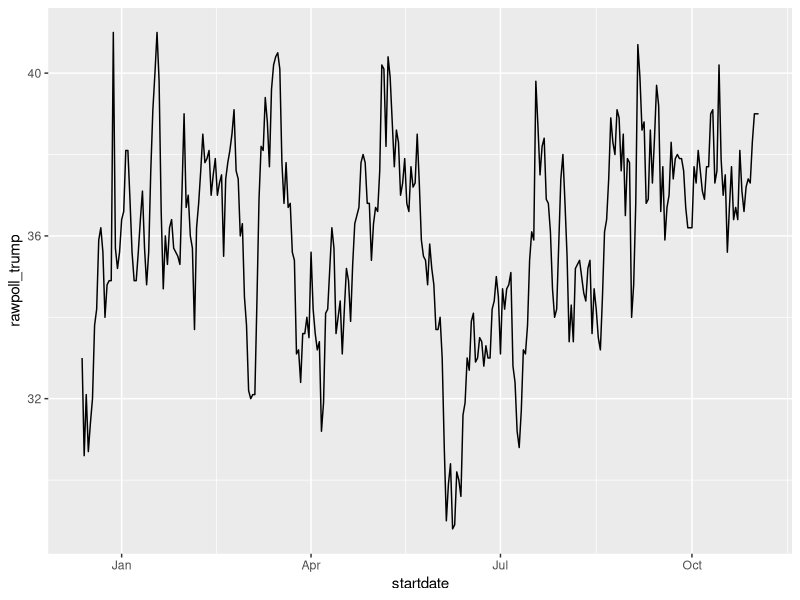
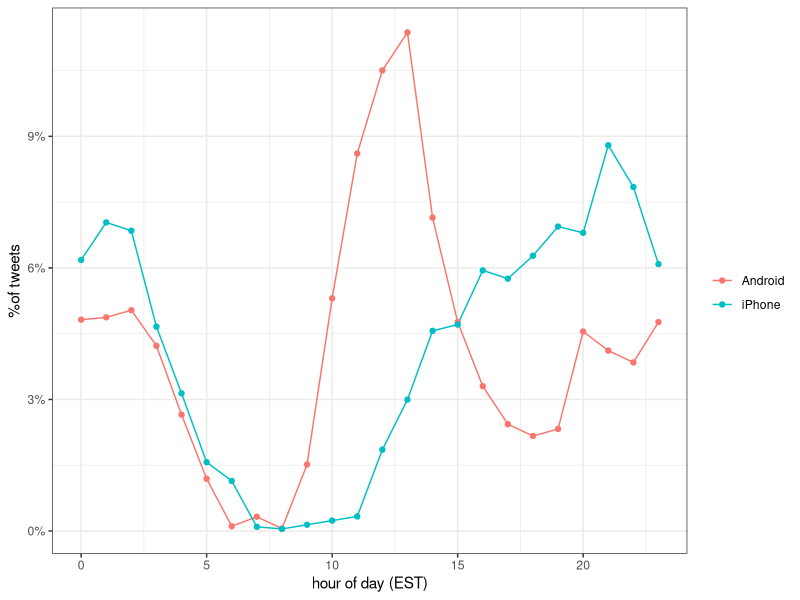

Here is the R script that generated these plots, in order: (Note: this script raises an error after producing the figures.)
#6.wrangling - 4 dates, times and text mining
#
# inspect the startdate column of 2016 polls data, a Date type
library(tidyverse)
library(dslabs)
data("polls_us_election_2016")
polls_us_election_2016$startdate %>% head
class(polls_us_election_2016$startdate)
as.numeric(polls_us_election_2016$startdate) %>% head

# ggplot is aware of dates
polls_us_election_2016 %>% filter(pollster == "Ipsos" & state =="U.S.") %>%
  ggplot(aes(startdate, rawpoll_trump)) +
  geom_line()

# lubridate: the tidyverse date package
library(lubridate)

# select some random dates from polls
set.seed(2)
dates <- sample(polls_us_election_2016$startdate, 10) %>% sort
dates

# extract month, day, year from date strings
data.frame(date = dates, 
           month = month(dates),
           day = day(dates),
           year = year(dates))

month(dates, label = TRUE)    # extract month label

# ymd works on mixed date styles
x <- c(20090101, "2009-01-02", "2009 01 03", "2009-1-4",
       "2009-1, 5", "Created on 2009 1 6", "200901 !!! 07")
ymd(x)

# different parsers extract year, month and day in different orders
x <- "09/01/02"
ymd(x)
mdy(x)
ydm(x)
myd(x)
dmy(x)
dym(x)

now()    # current time in your time zone
now("GMT")    # current time in GMT
now() %>% hour()    # current hour
now() %>% minute()    # current minute
now() %>% second()    # current second

#View all avaliable timezones
OlsonNames()

# parse time
x <- c("12:34:56")
hms(x)

#parse datetime
x <- "Nov/2/2012 12:34:56"
mdy_hms(x)
#
#
#
#Text mining - Trump Tweets
library(tidyverse)
library(ggplot2)
library(lubridate)
library(tidyr)
library(scales)
library(purrr)
set.seed(1)

#pull tweet data, already available:
library(dslabs)
data("trump_tweets")

#examine tweets
head(trump_tweets)

#examine text
trump_tweets %>% select(text) %>% head

#View the counts by source/device, arrange in descending order
trump_tweets %>% count(source) %>%arrange(desc(n))

#remove 'twitter' from source name and filter out retweets
trump_tweets %>%
  extract(source, "source", "Twitter for(.*)") %>%
  count(source)

#filter to focus on specific device and time - trumps campaign
campaign_tweets <- trump_tweets %>%
  extract(source, "source", "Twitter for (.*)") %>%
  filter(source %in% c("Android", "iPhone") &
           created_at >= ymd("2015-06-17") &
           created_at < ymd("2016-11-08")) %>%
  filter(!is_retweet) %>%
  arrange(created_at)

#use data viz to explore device tweets. Extract hour it was tweeted per device
ds_theme_set()
campaign_tweets %>%
  mutate(hour =hour(with_tz(created_at, "EST"))) %>%
  count(source, hour) %>%
  group_by(source) %>%
  mutate(percent = n / sum(n)) %>%
  ungroup %>%
  ggplot(aes(hour, percent, color = source)) +
  geom_line() +
  geom_point() +
  scale_y_continuous(labels = percent_format())+
  labs(x = "hour of day (EST)",
       y = "%of tweets",
       color = "")
#
#
#
#study how tweets differ
#tidytext converts free form text into a tidy table
library(tidytext)

#example of how unnest works:
example <-data.frame(line = c(1, 2, 3, 4),
                     text = c("Roses are red", "Violets are blue", "sugar is sweet", "and so are you"))
example
example %>% unnest_tokens(word, text)

#tweet no. 3008 example - it strips @ and # characters, which are important to twitter
i <- 3008
campaign_tweets$text[i]
campaign_tweets[i,] %>%
  unnest_tokens(word, text) %>%
  select(word)

#create a regex that captures # and @ so they are included
pattern <- "([^A-za-z\\d#@']|'(?![A-Za-z\\d#@]))"
#use same code as above but include @ and #
campaign_tweets[i,] %>%
  unnest_tokens(word, text, token = "regex", pattern = pattern) %>%
  select(word)
#remove links to pictures
campaign_tweets[i,] %>% 
  mutate(text = str_replace_all(text, "https://t.co/[A-Za-z\\d]+|&amp;", ""))  %>%
  unnest_tokens(word, text, token = "regex", pattern = pattern) %>%
  select(word)
#extract all the words for all the tweets
tweet_words <- campaign_tweets %>%
  mutate(text = str_replace_all(text, "https://t.co/[A-Za-z\\d]+|&amp;", ""))  %>%
  unnest_tokens(word, text, token = "regex", pattern = pattern)

#what are the most commonly used words
tweet_words %>%
  count(word) %>%
  arrange(desc(n))

#commonly used words located in:
stop_words

#filter out stop words
tweet_words <- campaign_tweets %>% 
  mutate(text = str_replace_all(text, "https://t.co/[A-Za-z\\d]+|&amp;", ""))  %>%
  unnest_tokens(word, text, token = "regex", pattern = pattern) %>%
  filter(!word %in% stop_words$word ) 

tweet_words %>%
  count(word) %>%
  top_n(10,n) %>%
  mutate(word = reorder(word, n)) %>%
  arrange(desc(n))

#remove years and '
tweet_words <- campaign_tweets %>% 
  mutate(text = str_replace_all(text, "https://t.co/[A-Za-z\\d]+|&amp;", ""))  %>%
  unnest_tokens(word, text, token = "regex", pattern = pattern) %>%
  filter(!word %in% stop_words$word &
           !str_detect(word, "^\\d+$")) %>%
  mutate(word = str_replace(word, "^'", ""))

#list of words is complete
#explore the source
#use odds ratio between proportion of words that are y and not y, then compute the ratio of the odds.  Use the 0.5 correction due to many proportions being 0
android_iphone_or <- tweet_words %>%
  count(word, source) %>%
  spread(source, n, fill = 0) %>%
  mutate(or = (Android + 0.5) / (sum(Android) - Android + 0.5) / 
           ( (iPhone + 0.5) / (sum(iPhone) - iPhone + 0.5)))

android_iphone_or %>% arrange(desc(or))

android_iphone_or %>% arrange(or)

#filter out low frequency words
android_iphone_or %>% filter(Android+iPhone > 100) %>%
  arrange(desc(or))

android_iphone_or %>% filter(Android+iPhone > 100) %>%
  arrange(or)

#sentiment analysis
sentiments
get_sentiments("bing")
get_sentiments("afinn")
get_sentiments("loughran") %>% count(sentiment)
get_sentiments("nrc") %>% count(sentiment)

#using the nrc version
nrc <- get_sentiments("nrc") %>%
  select(word, sentiment)
nrc
#combine words and sentiments, see below for 10 random words extracted from trumps tweets
tweet_words %>% inner_join(nrc, by = "word") %>% 
  select(source, word, sentiment) %>% sample_n(10)

#count and compare frequencies of sentiment for each device
sentiment_counts <- tweet_words %>%
  left_join(nrc, by = "word") %>%
  count(source, sentiment) %>%
  spread(source, n) %>%
  mutate(sentiment = replace_na(sentiment, replace = "none"))
sentiment_counts

tweet_words %>% group_by(source) %>% summarize(n = n())

#compute proportion of words with sentiment vs proportion of words without and then compute the odds ration comparing the two devices
sentiment_counts %>%
  mutate(Android = Android / (sum(Android) - Android) , 
         iPhone = iPhone / (sum(iPhone) - iPhone), 
         or = Android/iPhone) %>%
  arrange(desc(or))

#compute odds ration and confidence interval
library(broom)
log_or <- sentiment_counts %>%
  mutate( log_or = log( (Android / (sum(Android) - Android)) / (iPhone / (sum(iPhone) - iPhone))),
          se = sqrt( 1/Android + 1/(sum(Android) - Android) + 1/iPhone + 1/(sum(iPhone) - iPhone)),
          conf.low = log_or - qnorm(0.975)*se,
          conf.high = log_or + qnorm(0.975)*se) %>%
  arrange(desc(log_or))

log_or

#graphical representation of sentiments
log_or %>%
  mutate(sentiment = reorder(sentiment, log_or),) %>%
  ggplot(aes(x = sentiment, ymin = conf.low, ymax = conf.high)) +
  geom_errorbar() +
  geom_point(aes(sentiment, log_or)) +
  ylab("Log odds ratio for association between Android and sentiment") +
  coord_flip() 

#what specific word drive these sentiments
android_iphone_or %>% inner_join(nrc) %>%
  filter(sentiment == "disgust" & Android + iPhone > 10) %>%
  arrange(desc(or))

android_iphone_or %>% inner_join(nrc, by = "word") %>%
  mutate(sentiment = factor(sentiment, levels = log_or$sentiment)) %>%
  mutate(log_or = log(or)) %>%
  filter(Android + iPhone > 10 & abs(log_or)>1) %>%
  mutate(word = reorder(word, log_or)) %>%
  ggplot(aes(word, log_or, fill = log_or < 0)) +
  facet_wrap(~sentiment, scales = "free_x", nrow = 2) + 
  geom_bar(stat="identity", show.legend = FALSE) +
  theme(axis.text.x = element_text(angle = 90, hjust = 1)) 
